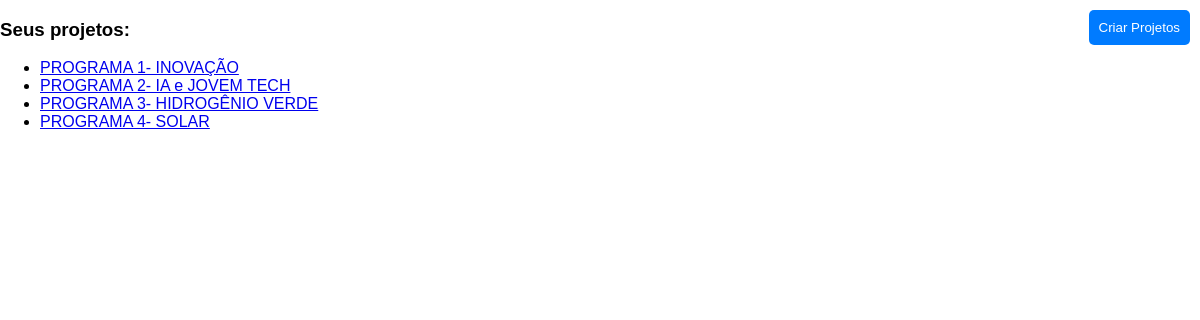
Page /projetos/antes_projetos.php (signed in) on the earlier database version.
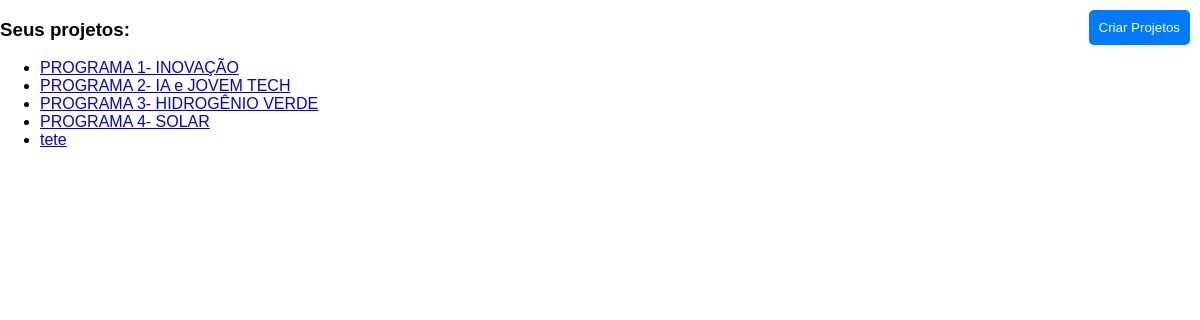
Same page on the later database version.
### tables this page shows
CREATE TABLE `projetos` (
  `id_projeto` int(11) NOT NULL,
  `nome_projeto` varchar(255) NOT NULL,
  `login_criador` varchar(255) NOT NULL,
  `caminho_projeto` varchar(255) NOT NULL,
  `objetivo` varchar(400) NOT NULL,
  `dt_criada` timestamp NOT NULL DEFAULT current_timestamp() ON UPDATE current_timestamp()
);

### projetos/antes_projetos.php (the view, shortened to what this page needs)
<?php
require_once "..\bancodedados/bd_conectar.php";
?>
<!DOCTYPE html>
<html lang="en">
<head>
    <link rel="stylesheet" href="pasta_de_estilos/antes_projetos.css">
</head>
<body class="body">
    <form action="projetos.php" >
        <button class ="buttonsuperior" type="submit" id="butaosuperiordireito">Criar Projetos</button>
    </form>
</body>
<?php
    $sql = "SELECT * FROM projetos";
    $result = $mysqli->query($sql);
    if($result->num_rows >= 1){
        echo('<h3> Seus projetos:</h3>');
        if ($result->num_rows > 0) {
            echo '<ul>';
            while ($row = $result->fetch_assoc()) {
                if($row['login_criador'] == $_SESSION['login']){
                    $id_proj = $row["id_projeto"];
                    $caminho = $row["caminho_projeto"];
                    echo '<li><a href="verprojetoscriados.php?id_projeto=' . $id_proj . '&caminho_projeto=' . urlencode($caminho) . '&nome_projeto=' . urlencode($row["nome_projeto"]) . '">' . $row["nome_projeto"] . '</a></li>';
                }
            }
            echo '</ul>';
        } else {
                echo '<p>Nenhum item encontrado no banco de dados.</p>';
        }
    }else{
        echo('<h3> Você ainda não criou nenhum projeto!</h3>');
    }
?>
</html>

Differences in the rows shown:
added projetos: nome_projeto "tete"
